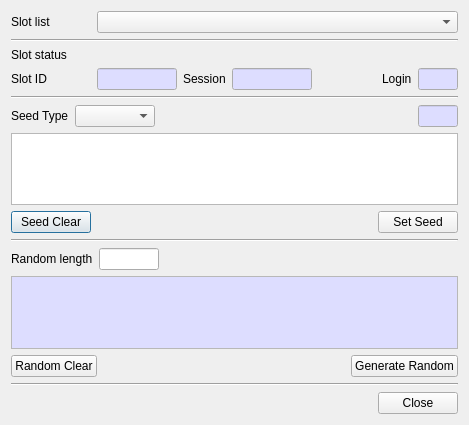
<?xml version="1.0" encoding="UTF-8"?>
<ui version="4.0">
 <class>RandDlg</class>
 <widget class="QDialog" name="RandDlg">
  <property name="geometry">
   <rect>
    <x>0</x>
    <y>0</y>
    <width>469</width>
    <height>425</height>
   </rect>
  </property>
  <property name="windowTitle">
   <string>Random</string>
  </property>
  <layout class="QVBoxLayout" name="verticalLayout">
   <item>
    <layout class="QGridLayout" name="gridLayout">
     <property name="topMargin">
      <number>0</number>
     </property>
     <item row="0" column="0">
      <widget class="QLabel" name="label">
       <property name="minimumSize">
        <size>
         <width>80</width>
         <height>0</height>
        </size>
       </property>
       <property name="text">
        <string>Slot list</string>
       </property>
      </widget>
     </item>
     <item row="0" column="1">
      <widget class="QComboBox" name="mSlotsCombo">
       <property name="sizePolicy">
        <sizepolicy hsizetype="Preferred" vsizetype="Fixed">
         <horstretch>1</horstretch>
         <verstretch>0</verstretch>
        </sizepolicy>
       </property>
      </widget>
     </item>
    </layout>
   </item>
   <item>
    <widget class="Line" name="line">
     <property name="orientation">
      <enum>Qt::Horizontal</enum>
     </property>
    </widget>
   </item>
   <item>
    <widget class="QLabel" name="label_2">
     <property name="text">
      <string>Slot status</string>
     </property>
    </widget>
   </item>
   <item>
    <layout class="QHBoxLayout" name="horizontalLayout">
     <property name="bottomMargin">
      <number>0</number>
     </property>
     <item>
      <widget class="QLabel" name="label_3">
       <property name="minimumSize">
        <size>
         <width>80</width>
         <height>0</height>
        </size>
       </property>
       <property name="text">
        <string>Slot ID</string>
       </property>
      </widget>
     </item>
     <item>
      <widget class="QLineEdit" name="mSlotIDText">
       <property name="maximumSize">
        <size>
         <width>80</width>
         <height>16777215</height>
        </size>
       </property>
       <property name="palette">
        <palette>
         <active>
          <colorrole role="Base">
           <brush brushstyle="SolidPattern">
            <color alpha="255">
             <red>221</red>
             <green>221</green>
             <blue>255</blue>
            </color>
           </brush>
          </colorrole>
         </active>
         <inactive>
          <colorrole role="Base">
           <brush brushstyle="SolidPattern">
            <color alpha="255">
             <red>221</red>
             <green>221</green>
             <blue>255</blue>
            </color>
           </brush>
          </colorrole>
         </inactive>
         <disabled>
          <colorrole role="Base">
           <brush brushstyle="SolidPattern">
            <color alpha="255">
             <red>240</red>
             <green>240</green>
             <blue>240</blue>
            </color>
           </brush>
          </colorrole>
         </disabled>
        </palette>
       </property>
       <property name="readOnly">
        <bool>true</bool>
       </property>
      </widget>
     </item>
     <item>
      <widget class="QLabel" name="label_6">
       <property name="text">
        <string>Session</string>
       </property>
      </widget>
     </item>
     <item>
      <widget class="QLineEdit" name="mSessionText">
       <property name="maximumSize">
        <size>
         <width>80</width>
         <height>16777215</height>
        </size>
       </property>
       <property name="palette">
        <palette>
         <active>
          <colorrole role="Base">
           <brush brushstyle="SolidPattern">
            <color alpha="255">
             <red>221</red>
             <green>221</green>
             <blue>255</blue>
            </color>
           </brush>
          </colorrole>
         </active>
         <inactive>
          <colorrole role="Base">
           <brush brushstyle="SolidPattern">
            <color alpha="255">
             <red>221</red>
             <green>221</green>
             <blue>255</blue>
            </color>
           </brush>
          </colorrole>
         </inactive>
         <disabled>
          <colorrole role="Base">
           <brush brushstyle="SolidPattern">
            <color alpha="255">
             <red>240</red>
             <green>240</green>
             <blue>240</blue>
            </color>
           </brush>
          </colorrole>
         </disabled>
        </palette>
       </property>
       <property name="readOnly">
        <bool>true</bool>
       </property>
      </widget>
     </item>
     <item>
      <spacer name="horizontalSpacer_2">
       <property name="orientation">
        <enum>Qt::Horizontal</enum>
       </property>
       <property name="sizeHint" stdset="0">
        <size>
         <width>40</width>
         <height>20</height>
        </size>
       </property>
      </spacer>
     </item>
     <item>
      <widget class="QLabel" name="label_7">
       <property name="text">
        <string>Login</string>
       </property>
      </widget>
     </item>
     <item>
      <widget class="QLineEdit" name="mLoginText">
       <property name="maximumSize">
        <size>
         <width>40</width>
         <height>16777215</height>
        </size>
       </property>
       <property name="palette">
        <palette>
         <active>
          <colorrole role="Base">
           <brush brushstyle="SolidPattern">
            <color alpha="255">
             <red>221</red>
             <green>221</green>
             <blue>255</blue>
            </color>
           </brush>
          </colorrole>
         </active>
         <inactive>
          <colorrole role="Base">
           <brush brushstyle="SolidPattern">
            <color alpha="255">
             <red>221</red>
             <green>221</green>
             <blue>255</blue>
            </color>
           </brush>
          </colorrole>
         </inactive>
         <disabled>
          <colorrole role="Base">
           <brush brushstyle="SolidPattern">
            <color alpha="255">
             <red>240</red>
             <green>240</green>
             <blue>240</blue>
            </color>
           </brush>
          </colorrole>
         </disabled>
        </palette>
       </property>
       <property name="readOnly">
        <bool>true</bool>
       </property>
      </widget>
     </item>
    </layout>
   </item>
   <item>
    <widget class="Line" name="line_2">
     <property name="orientation">
      <enum>Qt::Horizontal</enum>
     </property>
    </widget>
   </item>
   <item>
    <layout class="QGridLayout" name="gridLayout_2">
     <property name="topMargin">
      <number>0</number>
     </property>
     <item row="0" column="3">
      <widget class="QLineEdit" name="mSeedLenText">
       <property name="minimumSize">
        <size>
         <width>40</width>
         <height>0</height>
        </size>
       </property>
       <property name="maximumSize">
        <size>
         <width>40</width>
         <height>16777215</height>
        </size>
       </property>
       <property name="palette">
        <palette>
         <active>
          <colorrole role="Base">
           <brush brushstyle="SolidPattern">
            <color alpha="255">
             <red>221</red>
             <green>221</green>
             <blue>255</blue>
            </color>
           </brush>
          </colorrole>
         </active>
         <inactive>
          <colorrole role="Base">
           <brush brushstyle="SolidPattern">
            <color alpha="255">
             <red>221</red>
             <green>221</green>
             <blue>255</blue>
            </color>
           </brush>
          </colorrole>
         </inactive>
         <disabled>
          <colorrole role="Base">
           <brush brushstyle="SolidPattern">
            <color alpha="255">
             <red>240</red>
             <green>240</green>
             <blue>240</blue>
            </color>
           </brush>
          </colorrole>
         </disabled>
        </palette>
       </property>
       <property name="readOnly">
        <bool>true</bool>
       </property>
      </widget>
     </item>
     <item row="0" column="1">
      <widget class="QComboBox" name="mSeedCombo">
       <property name="minimumSize">
        <size>
         <width>80</width>
         <height>0</height>
        </size>
       </property>
      </widget>
     </item>
     <item row="0" column="2">
      <spacer name="horizontalSpacer_4">
       <property name="orientation">
        <enum>Qt::Horizontal</enum>
       </property>
       <property name="sizeHint" stdset="0">
        <size>
         <width>40</width>
         <height>20</height>
        </size>
       </property>
      </spacer>
     </item>
     <item row="0" column="0">
      <widget class="QLabel" name="label_4">
       <property name="text">
        <string>Seed Type</string>
       </property>
      </widget>
     </item>
    </layout>
   </item>
   <item>
    <widget class="QPlainTextEdit" name="mSeedText"/>
   </item>
   <item>
    <layout class="QGridLayout" name="gridLayout_5">
     <property name="topMargin">
      <number>0</number>
     </property>
     <item row="0" column="0">
      <widget class="QPushButton" name="mSeedClearBtn">
       <property name="text">
        <string>Seed Clear</string>
       </property>
      </widget>
     </item>
     <item row="0" column="2">
      <widget class="QPushButton" name="mSetSeedBtn">
       <property name="text">
        <string>Set Seed</string>
       </property>
      </widget>
     </item>
     <item row="0" column="1">
      <spacer name="horizontalSpacer_5">
       <property name="orientation">
        <enum>Qt::Horizontal</enum>
       </property>
       <property name="sizeHint" stdset="0">
        <size>
         <width>40</width>
         <height>20</height>
        </size>
       </property>
      </spacer>
     </item>
    </layout>
   </item>
   <item>
    <widget class="Line" name="line_4">
     <property name="orientation">
      <enum>Qt::Horizontal</enum>
     </property>
    </widget>
   </item>
   <item>
    <layout class="QGridLayout" name="gridLayout_3">
     <property name="topMargin">
      <number>0</number>
     </property>
     <item row="0" column="0">
      <widget class="QLabel" name="label_5">
       <property name="minimumSize">
        <size>
         <width>80</width>
         <height>0</height>
        </size>
       </property>
       <property name="text">
        <string>Random length</string>
       </property>
      </widget>
     </item>
     <item row="0" column="1">
      <widget class="QLineEdit" name="mLengthText">
       <property name="maximumSize">
        <size>
         <width>60</width>
         <height>16777215</height>
        </size>
       </property>
      </widget>
     </item>
     <item row="0" column="2">
      <spacer name="horizontalSpacer">
       <property name="orientation">
        <enum>Qt::Horizontal</enum>
       </property>
       <property name="sizeHint" stdset="0">
        <size>
         <width>40</width>
         <height>20</height>
        </size>
       </property>
      </spacer>
     </item>
    </layout>
   </item>
   <item>
    <widget class="QPlainTextEdit" name="mOutputText">
     <property name="palette">
      <palette>
       <active>
        <colorrole role="Base">
         <brush brushstyle="SolidPattern">
          <color alpha="255">
           <red>221</red>
           <green>221</green>
           <blue>255</blue>
          </color>
         </brush>
        </colorrole>
       </active>
       <inactive>
        <colorrole role="Base">
         <brush brushstyle="SolidPattern">
          <color alpha="255">
           <red>221</red>
           <green>221</green>
           <blue>255</blue>
          </color>
         </brush>
        </colorrole>
       </inactive>
       <disabled>
        <colorrole role="Base">
         <brush brushstyle="SolidPattern">
          <color alpha="255">
           <red>240</red>
           <green>240</green>
           <blue>240</blue>
          </color>
         </brush>
        </colorrole>
       </disabled>
      </palette>
     </property>
     <property name="readOnly">
      <bool>true</bool>
     </property>
    </widget>
   </item>
   <item>
    <layout class="QGridLayout" name="gridLayout_6">
     <property name="topMargin">
      <number>0</number>
     </property>
     <item row="0" column="0">
      <widget class="QPushButton" name="mRandClearBtn">
       <property name="text">
        <string>Random Clear</string>
       </property>
      </widget>
     </item>
     <item row="0" column="2">
      <widget class="QPushButton" name="mGenRandBtn">
       <property name="text">
        <string>Generate Random</string>
       </property>
      </widget>
     </item>
     <item row="0" column="1">
      <spacer name="horizontalSpacer_6">
       <property name="orientation">
        <enum>Qt::Horizontal</enum>
       </property>
       <property name="sizeHint" stdset="0">
        <size>
         <width>40</width>
         <height>20</height>
        </size>
       </property>
      </spacer>
     </item>
    </layout>
   </item>
   <item>
    <widget class="Line" name="line_3">
     <property name="orientation">
      <enum>Qt::Horizontal</enum>
     </property>
    </widget>
   </item>
   <item>
    <layout class="QGridLayout" name="gridLayout_4">
     <property name="topMargin">
      <number>0</number>
     </property>
     <item row="0" column="2">
      <widget class="QPushButton" name="mCloseBtn">
       <property name="text">
        <string>Close</string>
       </property>
      </widget>
     </item>
     <item row="0" column="0">
      <spacer name="horizontalSpacer_3">
       <property name="orientation">
        <enum>Qt::Horizontal</enum>
       </property>
       <property name="sizeHint" stdset="0">
        <size>
         <width>40</width>
         <height>20</height>
        </size>
       </property>
      </spacer>
     </item>
    </layout>
   </item>
  </layout>
 </widget>
 <tabstops>
  <tabstop>mSlotsCombo</tabstop>
  <tabstop>mSlotIDText</tabstop>
  <tabstop>mSessionText</tabstop>
  <tabstop>mLoginText</tabstop>
  <tabstop>mSeedCombo</tabstop>
  <tabstop>mLengthText</tabstop>
  <tabstop>mOutputText</tabstop>
 </tabstops>
 <resources/>
 <connections/>
</ui>
